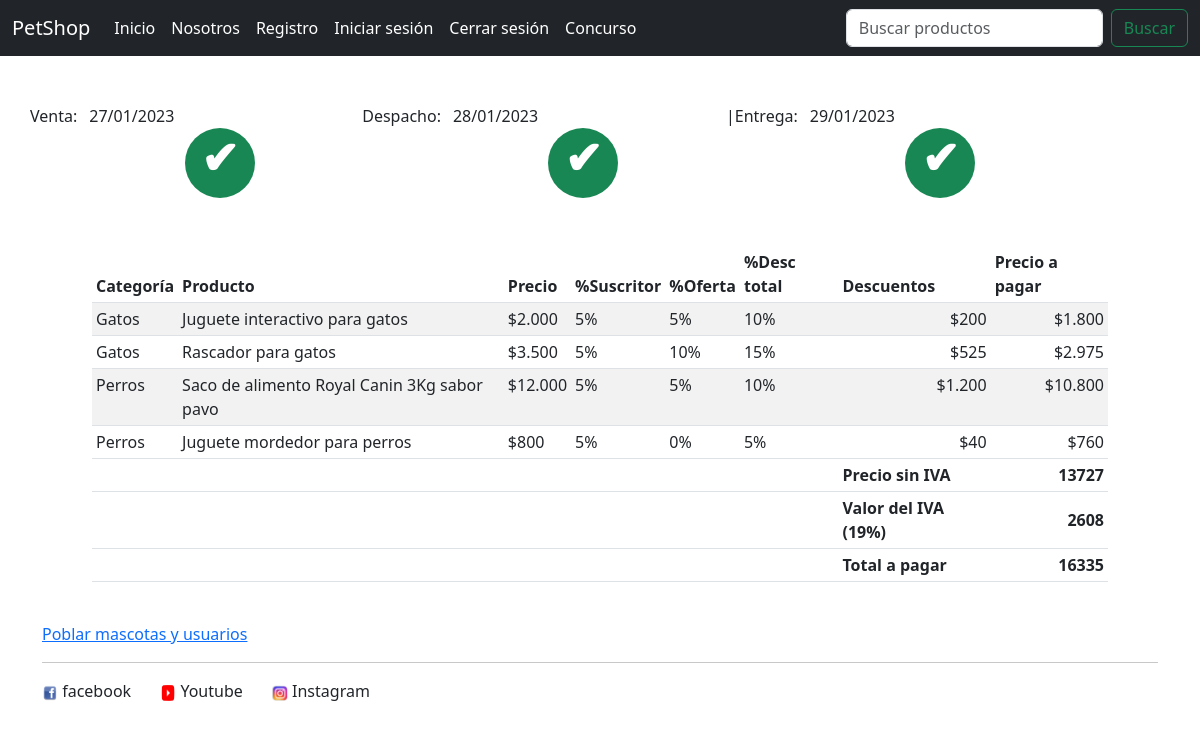
/boleta/18, run on an earlier commit of the app's database.
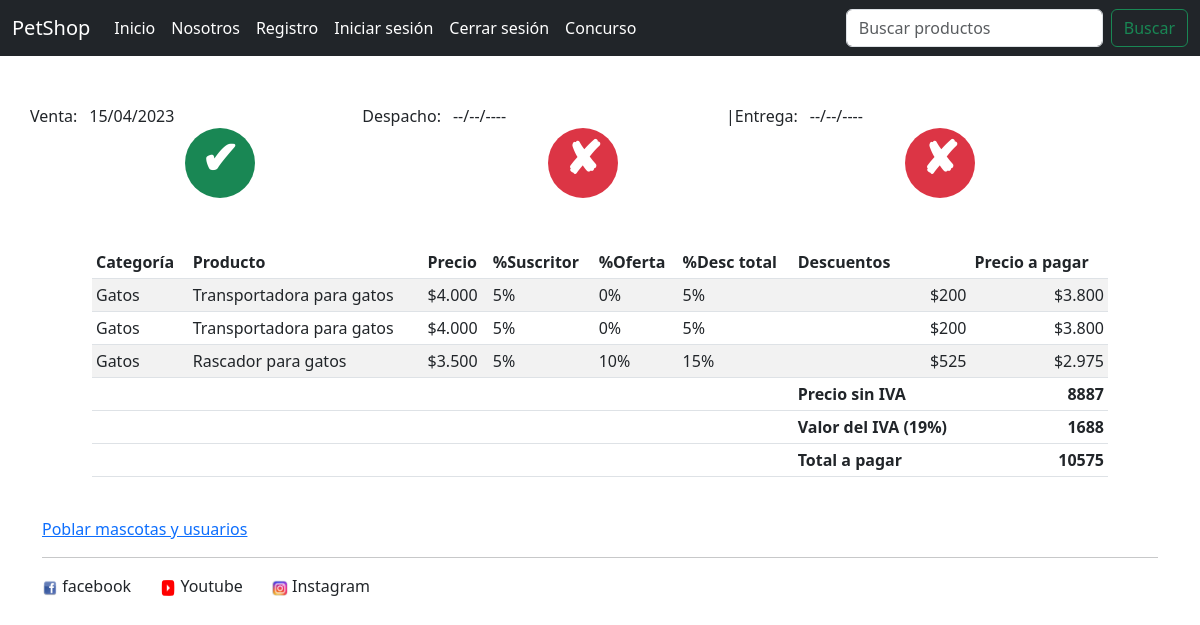
And on a later commit of the database.
### core/models.py (models this page shows, shortened)
class Boleta(models.Model):
    ESTADO_CHOICES = [
        ('Anulado', 'Anulado'),
        ('Vendido', 'Vendido'),
        ('Despachado', 'Despachado'),
        ('Entregado', 'Entregado'),
    ]
    nro_boleta = models.IntegerField(primary_key=True, blank=False, null=False, verbose_name='Nro boleta')
    cliente = models.ForeignKey(Perfil, on_delete=models.DO_NOTHING)
    monto_sin_iva = models.IntegerField(blank=False, null=False, verbose_name='Monto sin IVA')
    iva = models.IntegerField(blank=False, null=False, verbose_name='IVA')
    total_a_pagar = models.IntegerField(blank=False, null=False, verbose_name='Total a pagar')
    fecha_venta = models.DateField(blank=False, null=False, verbose_name='Fecha de venta')
    fecha_despacho = models.DateField(blank=True, null=True, verbose_name='Fecha de despacho')
    fecha_entrega = models.DateField(blank=True, null=True, verbose_name='Fecha de entrega')
    estado = models.CharField(choices=ESTADO_CHOICES, max_length=50, blank=False, null=False, verbose_name='Estado')
    class Meta:
        db_table = 'Boleta'
        verbose_name = "Boleta"
        verbose_name_plural = "Boletas"

class DetalleBoleta(models.Model):
    boleta = models.ForeignKey(Boleta, on_delete=models.DO_NOTHING)
    bodega = models.ForeignKey(Bodega, on_delete=models.DO_NOTHING)
    precio = models.IntegerField(blank=False, null=False, verbose_name='Precio')
    descuento_subscriptor = models.IntegerField(
        validators=[MinValueValidator(0), MaxValueValidator(100)],
        blank=False,
        null=False,
        verbose_name='Descto subs'
    )
    descuento_oferta = models.IntegerField(
        validators=[MinValueValidator(0), MaxValueValidator(100)],
        blank=False,
        null=False,
        verbose_name='Descto oferta'
    )
    descuento_total = models.IntegerField(
        validators=[MinValueValidator(0), MaxValueValidator(100)],
        blank=False,
        null=False,
        verbose_name='Descto total'
    )
    descuentos = models.IntegerField(blank=False, null=False, verbose_name='Descuentos')
    precio_a_pagar = models.IntegerField(blank=False, null=False, verbose_name='Precio a pagar')
    class Meta:
        db_table = 'DetalleBoleta'
        verbose_name = "Detalle de boleta"
        verbose_name_plural = "Detalles de boletas"

class Bodega(models.Model):
    producto = models.ForeignKey(Producto, on_delete=models.DO_NOTHING, verbose_name='Producto')
    class Meta:
        db_table = 'Bodega'
        verbose_name = "Bodega"
        verbose_name_plural = "Bodegas"

class Producto(models.Model):
    categoria = models.ForeignKey(Categoria, on_delete=models.DO_NOTHING, verbose_name='Categoría')
    nombre = models.CharField(max_length=100, blank=False, null=False, verbose_name='Nombre producto')
    descripcion = models.CharField(max_length=400, blank=False, null=False, verbose_name='Descripción')
    precio = models.IntegerField(blank=False, null=False, verbose_name='Precio')
    descuento_subscriptor = models.IntegerField(
        validators=[MinValueValidator(0), MaxValueValidator(100)],
        blank=False,
        null=False,
        verbose_name='% Descuento subscriptor'
    )
    descuento_oferta = models.IntegerField(
        validators=[MinValueValidator(0), MaxValueValidator(100)],
        blank=False,
        null=False,
        verbose_name='% Descuento oferta'
    )
    imagen = models.ImageField(upload_to='productos/', blank=False, null=False, verbose_name='Imagen')
    class Meta:
        db_table = 'Producto'
        verbose_name = "Producto"
        verbose_name_plural = "Productos"
        ordering = ['categoria', 'nombre']

class Categoria(models.Model):
    nombre = models.CharField(max_length=100, blank=False, null=False, verbose_name='Nombre categoría')
    class Meta:
        db_table = 'Categoria'
        verbose_name = "Categoría de producto"
        verbose_name_plural = "Categorías de productos"
        ordering = ['nombre']

### core/views.py (the view)
# urls.py: path('boleta/<nro_boleta>', boleta,name="boleta"),
def boleta(request, nro_boleta):
    boleta = Boleta.objects.get(nro_boleta=nro_boleta)
    detalle_boleta = DetalleBoleta.objects.filter(boleta=boleta)
    datos = {
        'boleta': boleta,
        'detalle_boleta': detalle_boleta
    }
    return render(request, 'core/boleta.html', datos)

### core/templatetags/custom_filters.py (called while the page is built)
@register.filter
def formatear_dinero(value):
    value = round(value)
    value = f'${value:,}'
    value = value.replace(',', '.')
    return value

@register.filter
def formatear_porcentaje(value):
    return f'{value}%'

@register.filter
def formatear_fecha(value):
    if value == None:
        value = '--/--/----'
    else:
        value = value.strftime("%d/%m/%Y")
    return f'{value}'

### core/templates/core/boleta.html (shortened to what this page needs)
{% extends 'core/base.html' %}
{% load static %}
{% load custom_filters %}
{% block content %}
<br>
<br>
<div class="container">
    <div class="row">
        Venta:  {% if boleta.fecha_venta|formatear_fecha == '--/--/----' %}
        <div class="col-sm-3 col-md-3">
            {{ boleta.fecha_venta|formatear_fecha }}
            <div class="circulo text-bg-danger" >
                <h2>✘</h2>
            </div>
        </div>
        {% else %}
        <div class="col-sm-3 col-md-3">
            {{ boleta.fecha_venta|formatear_fecha }}
            <div class="circulo text-bg-success " >
                <h2>✔</h2>
            </div>
        </div>
        {% endif %}
        Despacho: {% if boleta.fecha_despacho|formatear_fecha == '--/--/----' %}
        <div class="col-sm-3 col-md-3">
            {{ boleta.fecha_despacho|formatear_fecha }}
            <div class="circulo text-bg-danger" >
                <h2>✘</h2>
            </div>
        </div>
        {% else %}
        <div class="col-sm-3 col-md-3">
            {{ boleta.fecha_despacho|formatear_fecha }}
            <div class="circulo text-bg-success " >
                <h2>✔</h2>
            </div>
        </div>
        {% endif %}
        |Entrega: {% if boleta.fecha_entrega|formatear_fecha == '--/--/----' %}
        <div class="col-sm-3 col-md-3">
            {{ boleta.fecha_entrega|formatear_fecha }}
            <div class="circulo text-bg-danger" >
                <h2>✘</h2>
            </div>
        </div>
        {% else %}
        <div class="col-sm-3 col-md-3">
            {{ boleta.fecha_entrega|formatear_fecha }}
            <div class="circulo text-bg-success " >
                <h2>✔</h2>
            </div>
        </div>
        {% endif %}
    </div>
<div>
<br>
<br>
<div class="table-responsive">
    <table class="table table-striped table-sm">
        <thead>
            <tr>
                <th scope="col">Categoría</th>
                <th scope="col">Producto</th>
                <th scope="col">Precio</th>
                <th scope="col">%Suscritor</th>
                <th scope="col">%Oferta</th>
                <th scope="col">%Desc total</th>
                <th scope="col">Descuentos</th>
                <th scope="col">Precio a pagar</th>
            </tr>
        </thead>
        <tbody>
            {% for item in detalle_boleta %}
            <tr>
                <td> {{ item.bodega.producto.categoria.nombre }} </td>
                <td> {{ item.bodega.producto.nombre }} </td>
                <td> {{ item.precio|formatear_dinero }} </td>
                <td> {{ item.descuento_subscriptor|formatear_porcentaje }} </td>
                <td> {{ item.descuento_oferta|formatear_porcentaje }} </td>
                <td> {{ item.descuento_total|formatear_porcentaje }} </td>
                <td class="text-end"> {{ item.descuentos|formatear_dinero }} </td>
                <td class="text-end"> {{ item.precio_a_pagar|formatear_dinero }} </td>
            </tr>
        {% endfor %}
            <tfoot>
                <tr>
                    <td></td>
                    <td></td>
                    <td></td>
                    <td></td>
                    <td></td>
                    <td></td>
                    <td class="fw-bold"> Precio sin IVA </td>
                    <td class="fw-bold text-end"> {{ boleta.monto_sin_iva }} </td>
                </tr>
                <tr>
                    <td></td>
                    <td></td>
                    <td></td>
                    <td></td>
                    <td></td>
                    <td></td>
                    <td class="fw-bold"> Valor del IVA (19%) </td>
                    <td class="fw-bold text-end"> {{ boleta.iva }} </td>
                </tr>
                <tr>
                    <td></td>
                    <td></td>
                    <td></td>
                    <td></td>
                    <td></td>
                    <td></td>
                    <td class="fw-bold"> Total a pagar </td>
                    <td class="fw-bold text-end"> {{ boleta.total_a_pagar }} </td>
                </tr>
            </tfoot>
        </tbody>
    </table>
</div>
{% endblock content %}

### core/templates/core/base.html (shortened to what this page needs)
{% load static %}
<!DOCTYPE html>
<html lang="en">
<head>
    <link href="https://cdn.jsdelivr.net/npm/bootstrap@5.3.0-alpha1/dist/css/bootstrap.min.css" rel="stylesheet"
>
    <link rel="stylesheet" href="{% static 'core/CSS/style.css' %}">
</head>
<body>
    <header id="header">
        <nav class="navbar navbar-expand-lg navbar-dark bg-dark">
            <div class="container-fluid" id="navbar">
                <a class="navbar-brand" href="{% url 'inicio' %}">PetShop</a>
                <div class="collapse navbar-collapse" id="navbarSupportedContent">
                    <ul class="navbar-nav me-auto mb-2 mb-lg-0">
                        <li class="nav-item">
                            <a class="nav-link active" aria-current="page" href="{% url 'inicio' %}">Inicio</a>
                        </li>
                        <li class="nav-item">
                            <a class="nav-link active" aria-current="page" href="{% url 'nosotros' %} ">Nosotros</a>
                        </li>
                        {% if not user.is_authenticated %}
                            <li class="nav-item">
                                <a class="nav-link active" aria-current="page" href="{% url 'registro' %}">Registro</a>
                            </li>
                        {% endif %}
                        {% if not user.is_authenticated %}
                            <li class="nav-item">
                                <a class="nav-link active" aria-current="page" href="{% url 'ingresar' %}">Iniciar sesión</a>
                            </li>
                        {% endif %}
                        <li class="nav-item">
                            <a class="nav-link active" aria-current="page" href="{% url 'salir' %}">Cerrar sesión</a>
                        </li>
                        <li class="nav-item">
                            <a class="nav-link active" aria-current="page" href="{% url 'ropa' %}">Concurso</a>
                        </li>
                    </ul>
                    <form method="post" action="{% url 'inicio' %}" class="d-flex" role="search">
                        <input class="form-control me-2" type="search" placeholder="Buscar productos"
                            aria-label="Search" id="buscar" id="buscar" name="buscar">
                        <button class="btn btn-outline-success" type="submit"> Buscar </button>
                    </form>
                </div>
            </div>
        </nav>
    </header>
    {% block content %}
    {% endblock content %}
    <br>
    <a href="{% url 'poblar' %}">Poblar mascotas y usuarios</a>
    <div class="col-12">
        <hr>
        <img src="{% static 'core/img/FL2.png' %}" style="width: 16px; height: 16px;" alt="">
        facebook &nbsp;&nbsp;&nbsp;&nbsp;&nbsp;
        <img src="{% static 'core/img/YL2.png' %}" style="width: 16px; height: 16px;" alt="">
        Youtube &nbsp;&nbsp;&nbsp;&nbsp;&nbsp;
        <img src="{% static 'core/img/IL2.png' %}" style="width: 16px; height: 16px;" alt="">
        Instagram
    </div>
</body>
</html>

### core/static/core/CSS/style.css (style rules this page uses)
.table-responsive { overflow-x: auto; }
.circulo { width: 70px; height: 70px; border-radius: 50%; background: rgb(207, 207, 207); display: flex; justify-content: center; align-items: center; text-align: center; margin:0px auto; padding:0% }
.circulo > h2 { font-family: sans-serif; color: white; font-size: 45px; font-weight: bold; }
.table-responsive { padding-left: 50px; padding-right: 50px; }

What changed in the data, as far as the page shows it:
removed DetalleBoleta: bodega.producto.categoria.nombre "Gatos", bodega.producto.nombre "Juguete interactivo para gatos", precio "$2.000", descuento_subscriptor "5%", descuento_oferta "5%", descuento_total "10%", descuentos "$200", precio_a_pagar "$1.800"
removed DetalleBoleta: bodega.producto.categoria.nombre "Perros", bodega.producto.nombre "Saco de alimento Royal Canin 3Kg sabor pavo", precio "$12.000", descuento_subscriptor "5%", descuento_oferta "5%", descuento_total "10%", descuentos "$1.200", precio_a_pagar "$10.800"
removed DetalleBoleta: bodega.producto.categoria.nombre "Perros", bodega.producto.nombre "Juguete mordedor para perros", precio "$800", descuento_subscriptor "5%", descuento_oferta "0%", descuento_total "5%", descuentos "$40", precio_a_pagar "$760"
changed Boleta: fecha_venta "27/01/2023" → "15/04/2023"; monto_sin_iva "13727" → "8887"; iva "2608" → "1688"; total_a_pagar "16335" → "10575"; fecha_despacho "28/01/2023" → "--/--/----"; fecha_entrega "29/01/2023" → "--/--/----"
added DetalleBoleta: bodega.producto.categoria.nombre "Gatos", bodega.producto.nombre "Transportadora para gatos", precio "$4.000", descuento_subscriptor "5%", descuento_oferta "0%", descuento_total "5%", descuentos "$200", precio_a_pagar "$3.800"
added DetalleBoleta: bodega.producto.categoria.nombre "Gatos", bodega.producto.nombre "Transportadora para gatos", precio "$4.000", descuento_subscriptor "5%", descuento_oferta "0%", descuento_total "5%", descuentos "$200", precio_a_pagar "$3.800"
